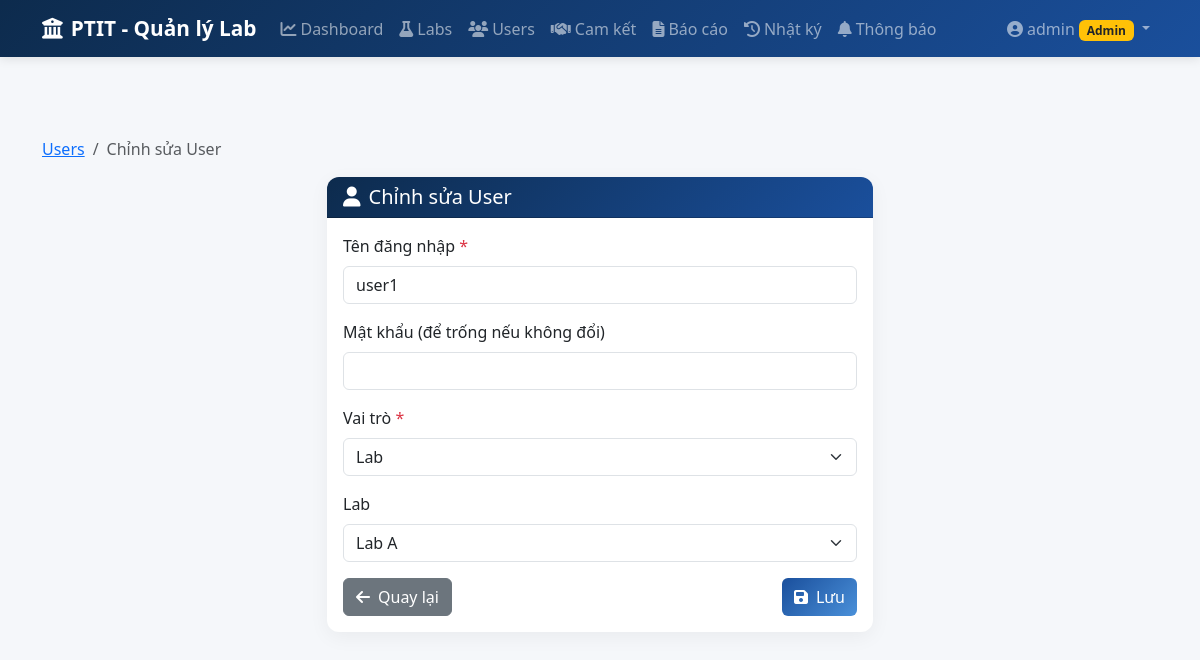
The app's page /users/edit/5 (signed in), older data.
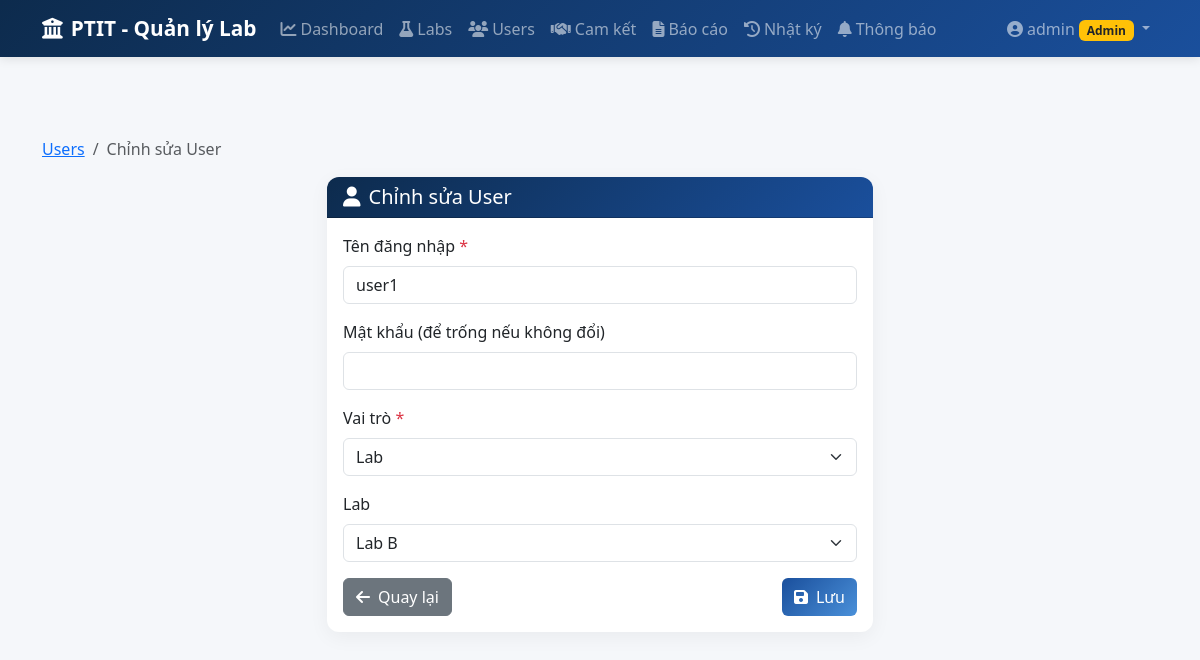
The same page, newer data.
### models.py (models this page shows, shortened)
class User(UserMixin, db.Model):
    __tablename__ = 'users'
    id = db.Column(db.Integer, primary_key=True)
    username = db.Column(db.String(50), unique=True, nullable=False)
    password_hash = db.Column(db.String(200), nullable=False)
    role = db.Column(db.String(20), nullable=False)  # 'admin' or 'lab'
    lab_id = db.Column(db.Integer, db.ForeignKey('labs.id', ondelete='SET NULL'), nullable=True)
    def is_admin(self):
        return self.role == 'admin'

class Lab(db.Model):
    __tablename__ = 'labs'
    id = db.Column(db.Integer, primary_key=True)
    name = db.Column(db.String(100), nullable=False)
    description = db.Column(db.Text)
    manager_name = db.Column(db.String(100))
    email = db.Column(db.String(100))
    created_at = db.Column(db.DateTime, default=datetime.utcnow)
    users = db.relationship('User', backref='lab', lazy=True)
    commitments = db.relationship('Commitment', backref='lab', lazy=True, cascade='all, delete-orphan')

### app.py (the view, shortened to what this page needs)
@app.route('/users/edit/<int:user_id>', methods=['GET', 'POST'])
@login_required
def users_edit(user_id):
    if not current_user.is_admin():
        flash('Bạn không có quyền truy cập trang này.', 'danger')
        return redirect(url_for('dashboard'))
    user = User.query.get_or_404(user_id)
    labs = Lab.query.all()
    return render_template('users/form.html', user=user, labs=labs, action='Chỉnh sửa User')

### app.py (called while the page is built)
@login_manager.user_loader
def load_user(user_id):
    return User.query.get(int(user_id))

def get_csrf_token():
    return generate_csrf_token()

@app.before_request
def csrf_protect():
    if request.method in ('POST', 'PUT', 'DELETE'):
        if request.endpoint == 'login':
            return
        token = request.form.get('_csrf_token') or request.headers.get('X-CSRF-Token')
        if not validate_csrf_token(token):
            flash('Yêu cầu không hợp lệ (CSRF token không đúng). Vui lòng thử lại.', 'danger')
            return redirect(request.referrer or url_for('dashboard'))

### csrf_utils.py (called while the page is built)
def generate_csrf_token():
    from flask import session
    if '_csrf_token' not in session:
        session['_csrf_token'] = secrets.token_hex(32)
    return session['_csrf_token']

### templates/users/form.html (shortened to what this page needs)
{% extends "base.html" %}
{% block content %}
<nav aria-label="breadcrumb" class="mb-3">
    <ol class="breadcrumb">
        <li class="breadcrumb-item"><a href="{{ url_for('users_list') }}">Users</a></li>
        <li class="breadcrumb-item active">{{ action }}</li>
    </ol>
</nav>
<div class="row justify-content-center">
    <div class="col-lg-6">
        <div class="card">
            <div class="card-header">
                <h5 class="mb-0">
                    <i class="fas fa-user me-2"></i>{{ action }}
                </h5>
            </div>
            <div class="card-body">
                <form method="POST">
                    <div class="mb-3">
                        <label for="username" class="form-label">Tên đăng nhập <span class="text-danger">*</span></label>
                        <input type="text" class="form-control" id="username" name="username"
                               value="{{ user.username if user else '' }}" required>
                    </div>
                    <div class="mb-3">
                        <label for="password" class="form-label">
                            Mật khẩu {% if not user %}<span class="text-danger">*</span>{% else %}(để trống nếu không đổi){% endif %}
                        </label>
                        <input type="password" class="form-control" id="password" name="password" {{ 'required' if not user else '' }}>
                    </div>
                    <div class="mb-3">
                        <label for="role" class="form-label">Vai trò <span class="text-danger">*</span></label>
                        <select class="form-select" id="role" name="role" required>
                            <option value="lab" {% if user and user.role == 'lab' %}selected{% endif %}>Lab</option>
                        </select>
                    </div>
                    <div class="mb-3" id="labSelect">
                        <label for="lab_id" class="form-label">Lab</label>
                        <select class="form-select" id="lab_id" name="lab_id">
                            {% for lab in labs %}
                            <option value="{{ lab.id }}" {% if user and user.lab_id == lab.id %}selected{% endif %}>
                                {{ lab.name }}
                            </option>
                            {% endfor %}
                        </select>
                    </div>
                    <div class="d-flex justify-content-between">
                        <a href="{{ url_for('users_list') }}" class="btn btn-secondary">
                            <i class="fas fa-arrow-left me-2"></i>Quay lại
                        </a>
                        <button type="submit" class="btn btn-primary">
                            <i class="fas fa-save me-2"></i>Lưu
                        </button>
                    </div>
                </form>
            </div>
        </div>
    </div>
</div>
{% endblock %}

Row changes from the older to the newer data that the page shows:
changed User "user1": lab_id "Lab A" → "Lab B"
